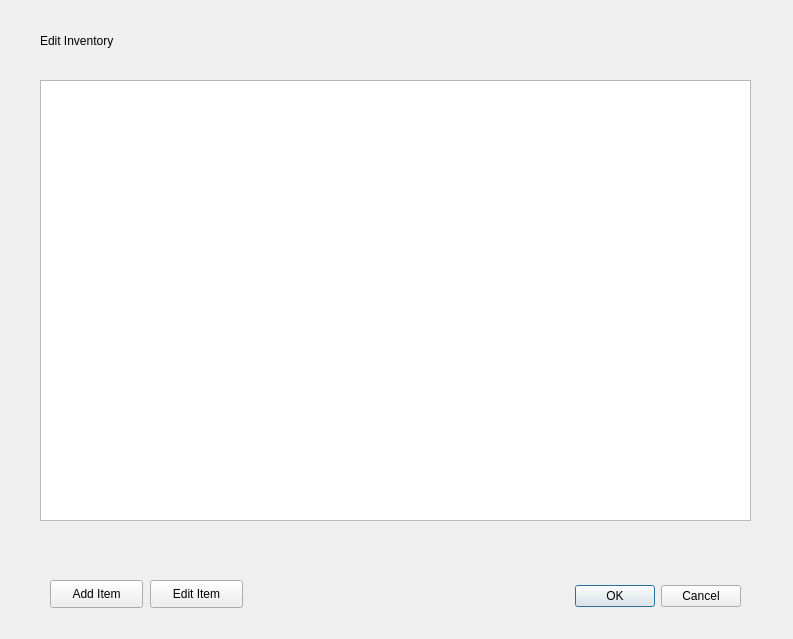
<?xml version="1.0" encoding="UTF-8"?>
<ui version="4.0">
 <class>testwindow2</class>
 <widget class="QDialog" name="testwindow2">
  <property name="geometry">
   <rect>
    <x>0</x>
    <y>0</y>
    <width>793</width>
    <height>639</height>
   </rect>
  </property>
  <property name="windowTitle">
   <string>Dialog</string>
  </property>
  <widget class="QDialogButtonBox" name="buttonBox">
   <property name="geometry">
    <rect>
     <x>400</x>
     <y>580</y>
     <width>341</width>
     <height>32</height>
    </rect>
   </property>
   <property name="orientation">
    <enum>Qt::Horizontal</enum>
   </property>
   <property name="standardButtons">
    <set>QDialogButtonBox::Cancel|QDialogButtonBox::Ok</set>
   </property>
  </widget>
  <widget class="QLabel" name="label">
   <property name="geometry">
    <rect>
     <x>40</x>
     <y>30</y>
     <width>141</width>
     <height>21</height>
    </rect>
   </property>
   <property name="text">
    <string>Edit Inventory</string>
   </property>
  </widget>
  <widget class="QTableWidget" name="tableWidget">
   <property name="geometry">
    <rect>
     <x>40</x>
     <y>80</y>
     <width>711</width>
     <height>441</height>
    </rect>
   </property>
  </widget>
  <widget class="QPushButton" name="pushButton">
   <property name="geometry">
    <rect>
     <x>50</x>
     <y>580</y>
     <width>93</width>
     <height>28</height>
    </rect>
   </property>
   <property name="text">
    <string>Add Item</string>
   </property>
  </widget>
  <widget class="QPushButton" name="pushButton_2">
   <property name="geometry">
    <rect>
     <x>150</x>
     <y>580</y>
     <width>93</width>
     <height>28</height>
    </rect>
   </property>
   <property name="text">
    <string>Edit Item</string>
   </property>
  </widget>
 </widget>
 <resources/>
 <connections>
  <connection>
   <sender>buttonBox</sender>
   <signal>accepted()</signal>
   <receiver>testwindow2</receiver>
   <slot>accept()</slot>
   <hints>
    <hint type="sourcelabel">
     <x>248</x>
     <y>254</y>
    </hint>
    <hint type="destinationlabel">
     <x>157</x>
     <y>274</y>
    </hint>
   </hints>
  </connection>
  <connection>
   <sender>buttonBox</sender>
   <signal>rejected()</signal>
   <receiver>testwindow2</receiver>
   <slot>reject()</slot>
   <hints>
    <hint type="sourcelabel">
     <x>316</x>
     <y>260</y>
    </hint>
    <hint type="destinationlabel">
     <x>286</x>
     <y>274</y>
    </hint>
   </hints>
  </connection>
 </connections>
</ui>
